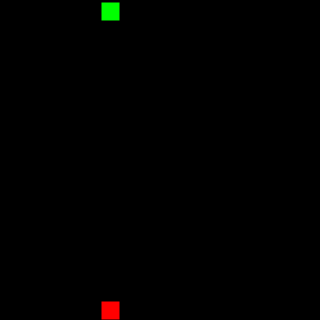
Frame 1 (no input)
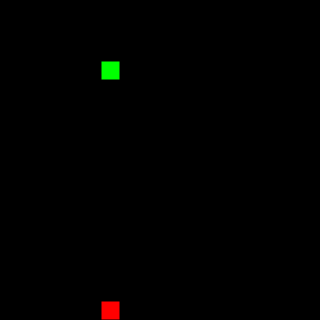
Frame 60 (the mouse pressed at the canvas centre just before this capture)
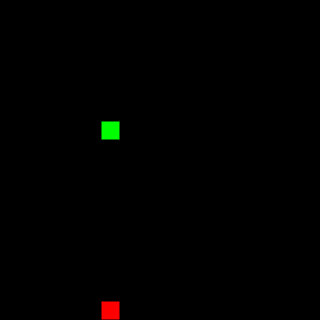
Frame 120 (the mouse held since frame 60 and released just before this capture)

The Processing sketch that drew these frames (run headless with seeded random() and noise(); from frame 60 on, the mouse is pressed at the canvas centre):

// Processing sketch: crackBricks
// ── crackBricks.pde
 //<>//
int gridSize = 8;
Brick currentBrick;
Brick[][] grid = new Brick[gridSize][2*gridSize];
int brickSize = 20;
color[] brickColors = new color[]{ color(255, 0, 0), color(0, 255, 0), color(0, 0, 255)};

void setup() {
  size(320, 320);
  background(0);
  frameRate(60);

  currentBrick = createNewTopBrick();
  grid[5][2*gridSize-1] = new Brick(5*brickSize, (2*gridSize-1)*brickSize, brickSize, 1, getRandomBrickColor());
  //fillGridWithRandomBricks();
}

void fillGridWithRandomBricks() {
  for (int i=0; i<grid.length; i++) {
    for (int j=0; j<grid[0].length; j++) {
      if (random(1)>0.2) {
        Brick b = new Brick(i*brickSize, j*brickSize, brickSize, 0, getRandomBrickColor());
        b.switchState(int(random(4))) ; 
        grid[i][j] = b;
      }
    }
  }
}

Brick createNewTopBrick() {
  return new Brick(5*brickSize, 0, brickSize, 1, getRandomBrickColor());
}

color getRandomBrickColor() {
  return brickColors[int(random(brickColors.length))];
}

void checkForCollisionsWithGridBricks() {
  boolean collided = false; 

  for (int i=0; i<grid.length; i++) {
    for (int j=0; j<grid[0].length; j++) {
      Brick gridBrick = grid[i][j];
      if (gridBrick != null) {
        if (currentBrick.collidesWith(gridBrick)) {
          //println (currentBrick + " collides with brick at " + gridBrick);
          //println(i + ";"+ j);

          collided = true;

          grid[i][j-1] = currentBrick;
          currentBrick.dir.y = 0;
          currentBrick.pos.x = i*brickSize;
          currentBrick.pos.y = (j-1)*brickSize;

          currentBrick = createNewTopBrick();
        }
      }
      if (collided) break;
    }
    if (collided) break;
  }
}


void shiftBricksDown(int column){
  for(int i=2*gridSize-1; i>0; i--){
    grid[column][i] = grid[column][i-1];
    Brick b = grid[column][i]; 
    if(b != null){
      b.pos.y += brickSize;
    }
  }
}

void calculateBrickStates() {
  for (int i=0; i<grid.length; i++) {
    for (int j=grid[0].length-1; j>=0; j--) {
      Brick gridBrick = grid[i][j];
      if (gridBrick != null) {
        int stackSize = calculateStackSize(gridBrick, i, j);
        if(stackSize>1 && stackSize <4){
          //println(stackSize);
          gridBrick.switchState(stackSize-1);
        } else if(stackSize == 4){
          shiftBricksDown(i);
        }
      }
    }
  }
}

int calculateStackSize(Brick current, int x, int y) {
  int ss = 0;
  color currentColor = current.col;
  
  for(int i = y-1; i>=0; i--){
    Brick checkBrick = grid[x][i];
    if(checkBrick != null){
      if(checkBrick.col == currentColor){ //<>//
        ss++;
      } else {
        return ss;
      }
    } else {
      return ss;
    }
  }
  
  return ss;
  
}

void checkForGroundCollision() {
  if (currentBrick.pos.y + brickSize >= height) {

    int gridX = int(currentBrick.pos.x/brickSize); 
    int gridY = int(currentBrick.pos.y/brickSize); 

    if (gridX<0) gridX = 0;
    if (gridX>gridSize-1) gridX = gridSize-1;

    if (gridY<0) gridY = 0;
    if (gridY>2*gridSize-1) gridY = 2*gridSize-1;

    grid[gridX][gridY] = currentBrick;
    //println("ground Collision on grid tile pos:" + gridX + ";" + gridY);
    currentBrick.dir.y = 0;

    currentBrick.pos.x = gridX*brickSize;    
    currentBrick.pos.y = gridY*brickSize;

    currentBrick = createNewTopBrick();
  }
}

void draw() {
  background(0);

  // pushMatrix();
  //translate(0, height - gridSize*brickSize);
  drawGrid();

  currentBrick.update();
  currentBrick.draw();
  //popMatrix();

  checkForCollisionsWithGridBricks();
  checkForGroundCollision();
  calculateBrickStates();
}


void keyPressed() {
  if (key == CODED) {
    if (keyCode == LEFT) {
      currentBrick.move(-brickSize, 0);
      if (currentBrick.pos.x<0) currentBrick.pos.x = 0;
    } else if (keyCode == RIGHT) {
      currentBrick.move(brickSize, 0);
      if (currentBrick.pos.x>(gridSize-1)*brickSize) currentBrick.pos.x = (gridSize-1)*brickSize;
    } else if (keyCode == DOWN) {
      currentBrick.move(0, brickSize);
    }
  }
}

void drawGrid() {
  for (int i=0; i<grid.length; i++) {
    for (int j=0; j<grid[0].length; j++) {
      Brick b = grid[i][j];
      if (b != null) {
        b.draw();
      }
    }
  }
}
// ── Brick.pde
class Brick {

  PVector pos;
  PVector dir;
  color col;
  int size;
  int state;

  Brick(int x, int y, int pSize, int fallSpeed, color c) {
    this.size = pSize;
    this.pos = new PVector(x, y);
    this.dir = new PVector(0, fallSpeed);
    col = c;
  }

  void update() {
    this.pos.add(dir);
  }

  void switchState(int newState) {
    this.state = newState;
  }

  void move(int x, int y) {
    this.pos.x += x;
    this.pos.y += y;
  }

  boolean collidesWith(Brick otherBrick) {
    return !(this.pos.x+1 + this.size-2 < otherBrick.pos.x ||
      this.pos.x+1 > otherBrick.pos.x+1 + this.size-2 ||             
      this.pos.y+1 + this.size-2 < otherBrick.pos.y ||
      this.pos.y+1 > otherBrick.pos.y+1 + this.size-2);
  }

  void draw() {
    stroke(0);
    strokeWeight(2);
    fill(col);

    if (state == 0) {
      rect(pos.x, pos.y, size, size);
    } else 
    if (state == 1) {
      rect(pos.x, pos.y, size, size/2);
      rect(pos.x, pos.y+size/2, size, size/2);
    } else 
    if (state == 2) {
      rect(pos.x, pos.y, size, size/3);
      rect(pos.x, pos.y+size/3, size, size/3);
      rect(pos.x, pos.y+2*size/3, size, size/3);
    } else 
    if (state == 3) {
      // nothing to draw
    }
  }

  String toString() {
    return pos.toString();
  }
}
